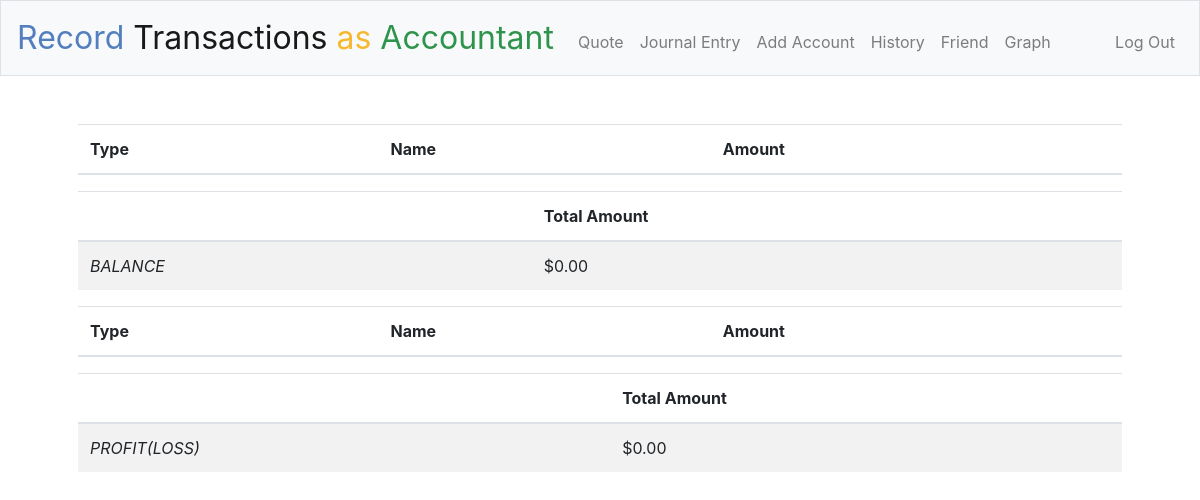
Page / (signed in) on the earlier database version.
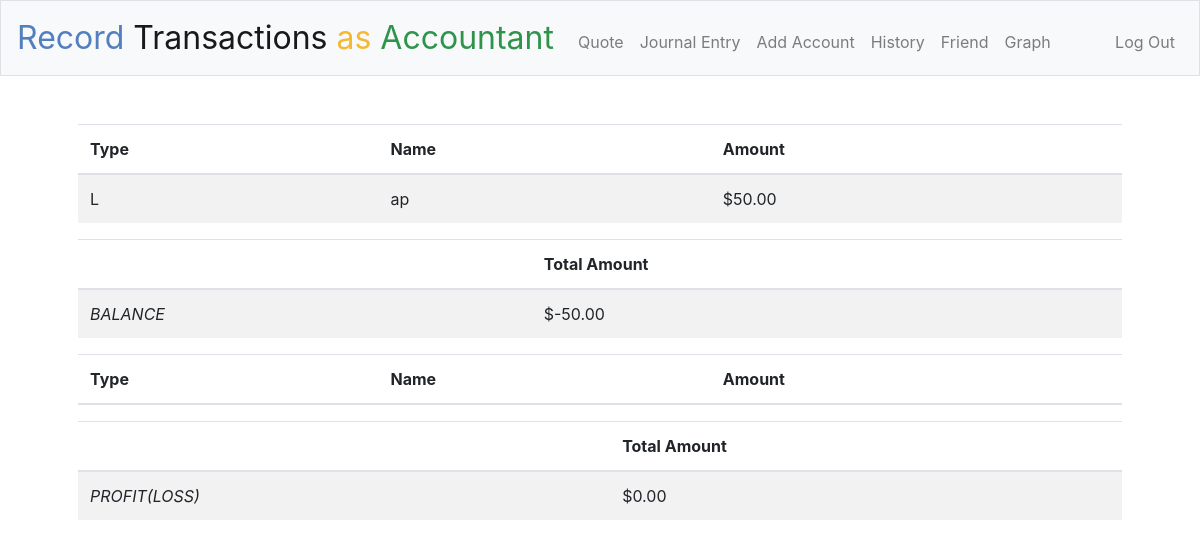
Same page on the later database version.
### tables this page shows
CREATE TABLE account (
    id integer primary KEY,
    user_id integer,
    type text not null,
    name text not null,
    share text,
    note text,
    initial numeric default 0,
    amount numeric default 0,
    FOREIGN KEY(user_id) REFERENCES users(id)
);

### application.py (the view, shortened to what this page needs)
@app.route("/")
@login_required
def index():
    rows = db.execute("""
        SELECT type, name, amount, note
        FROM account
        WHERE user_id = :user_id
        GROUP by name
        HAVING amount >0;
    """, user_id=session["user_id"])
    A_balances = []
    L_balances = []
    R_balances = []
    E_balances = []
    grand_asset = 0
    grand_liability = 0
    grand_revenue = 0
    grand_expense = 0
    balance = 0
    profit = 0
    for row in rows:
        if row["type"] == "A":
            A_balances.append({
            "type": row["type"],
            "name": row["name"],
            "amount": usd(row["amount"]),
            "note" : row["note"]
            })
            grand_asset += row["amount"]
        elif row["type"] == "L":
            L_balances.append({
            "type": row["type"],
            "name": row["name"],
            "amount": usd(row["amount"]),
            "note" : row["note"]
            })
            grand_liability += row["amount"]
    print(rows)
    print(grand_asset)
    print(grand_liability)
    print(grand_revenue)
    print(grand_expense)
    balance = usd(grand_asset - grand_liability)
    profit = usd(grand_revenue - grand_expense)
    return render_template("index.html", A_balances=A_balances, L_balances=L_balances, R_balances=R_balances, E_balances=E_balances, balance=balance, profit=profit)

### application.py (called while the page is built)
@app.after_request
def after_request(response):
    response.headers["Cache-Control"] = "no-cache, no-store, must-revalidate"
    response.headers["Expires"] = 0
    response.headers["Pragma"] = "no-cache"
    return response

### helpers.py (called while the page is built, shortened)
def login_required(f):
    @wraps(f)
    def decorated_function(*args, **kwargs):
        if session.get("user_id") is None:
            return redirect("/login")
        return f(*args, **kwargs)
    return decorated_function

def usd(value):
    return f"${value:,.2f}"

### templates/index.html (shortened to what this page needs)
{% extends "layout.html" %}
{% block main %}
    <table class="table table-striped">
        <thead>
            <tr>
                <th>Type</th>
                <th>Name</th>
                <th>Amount</th>
            </tr>
        </thead>
        <tbody>
            {% for L_balance in L_balances %}
            <tr>
                <td>{{L_balance["type"]}}</td>
                <td>{{L_balance["name"]}}</td>
                <td>{{L_balance["amount"]}}</td>
            </tr>
            {% endfor %}
        </tbody>
    </table>
    <table class="table table-striped">
        <thead>
            <tr>
                <th colspan="4"></th>
                <th>Total Amount</th>
            </tr>
        </thead>
        <tbody>
            <tr>
                <td colspan="4"><em>BALANCE</em></td>
                <td>{{balance}}</td>
            </tr>
        </tbody>
    </table>
    <table class="table table-striped">
        <thead>
            <tr>
                <th>Type</th>
                <th>Name</th>
                <th>Amount</th>
            </tr>
        </thead>
    </table>
    <table class="table table-striped">
        <thead>
            <tr>
                <th colspan="4"></th>
                <th>Total Amount</th>
            </tr>
        </thead>
        <tbody>
            <tr>
                <td colspan="4"><em>PROFIT(LOSS)</em></td>
                <td>{{profit}}</td>
            </tr>
        </tbody>
    </table>
{% endblock %}

Differences in the rows shown:
added account: type "L", name "ap", amount "$50.00"
Other differences:
{{ balance }}: "$0.00" → "$-50.00"
